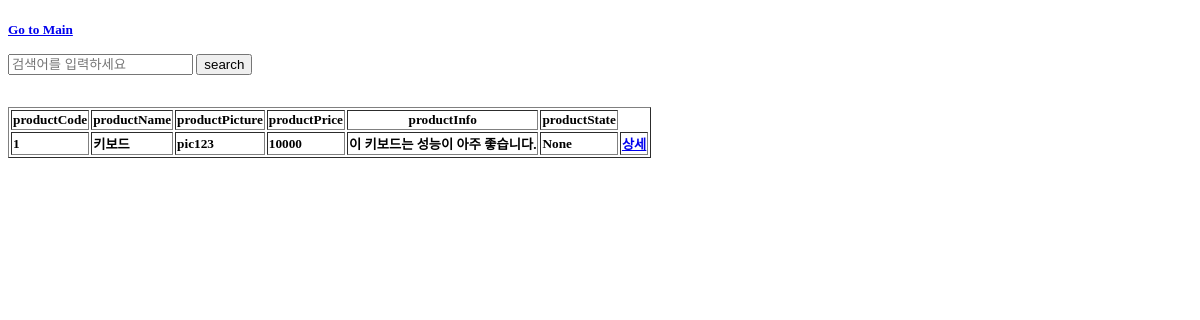
The page /show_product on the database as committed earlier.
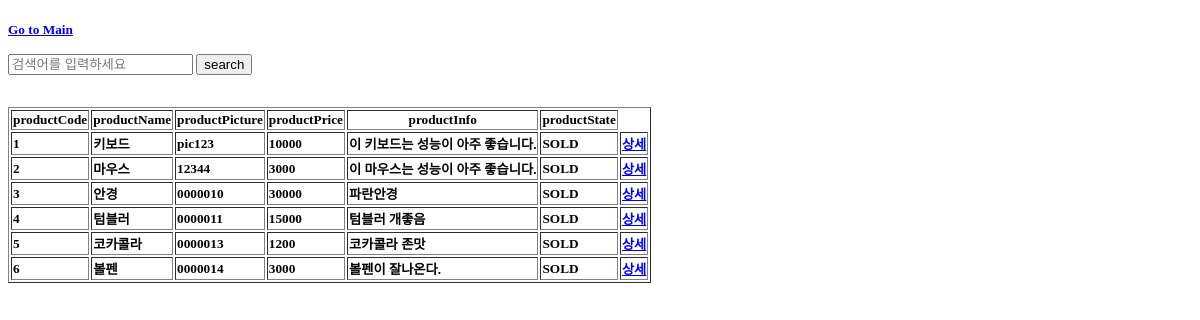
The same page on the database as committed later.
### hello.py (models this page shows, shortened)
class PRODUCT(db.Model):
    productCode = db.Column(db.Integer, primary_key = True, unique = True, autoincrement = True)
    productName = db.Column(db.String(200))
    productPicture = db.Column(db.String(200))
    productPrice = db.Column(db.Integer)
    productInfo = db.Column(db.Text)
    productState = db.Column(db.String)

### hello.py (the view)
@app.route('/show_product')
def show_product():
    return render_template('show_product.html', PRODUCT = PRODUCT.query.all())

### templates/show_product.html
<!DOCTYPE html>
<html>
    <body>
        <h5>
            <a href="{{ url_for('index') }}">Go to Main</a>
            <br><br>
            <form action="{{ url_for('search_keyword', key_search = 'key_search' ) }}" method="GET">
                <input type="text" name="key_search" placeholder="검색어를 입력하세요">
                <input type="submit" value="search">
            </form>
            <br><br>
            <table border="1">
                <thead>
                    <tr>
                        <th>productCode</th>
                        <th>productName</th>
                        <th>productPicture</th>
                        <th>productPrice</th>
                        <th>productInfo</th>
                        <th>productState</th>
                    </tr>
                </thead>
                <tbody>
                    {% for product in PRODUCT %}
                    <tr>
                        <td>{{ product.productCode }}</td>
                        <td>{{ product.productName }}</td>
                        <td>{{ product.productPicture }}</td>
                        <td>{{ product.productPrice }}</td>
                        <td>{{ product.productInfo }}</td>
                        <td>{{ product.productState }}</td>
                        <td><a href="{{ url_for('product_detail', productCode = product.productCode) }}">상세</a></td>
                    </tr>
                    {% endfor %}
                </tbody>
            </table>
        </h5>
    </body>
</html>

Rows that differ between the two databases and show on the page:
changed PRODUCT "키보드": productState "None" → "SOLD"
added PRODUCT: productCode "2", productName "마우스", productPicture "12344", productPrice "3000", productInfo "이 마우스는 성능이 아주 좋습니다.", productState "SOLD"
added PRODUCT: productCode "3", productName "안경", productPicture "0000010", productPrice "30000", productInfo "파란안경", productState "SOLD"
added PRODUCT: productCode "4", productName "텀블러", productPicture "0000011", productPrice "15000", productInfo "텀블러 개좋음", productState "SOLD"
added PRODUCT: productCode "5", productName "코카콜라", productPicture "0000013", productPrice "1200", productInfo "코카콜라 존맛", productState "SOLD"
added PRODUCT: productCode "6", productName "볼펜", productPicture "0000014", productPrice "3000", productInfo "볼펜이 잘나온다.", productState "SOLD"
